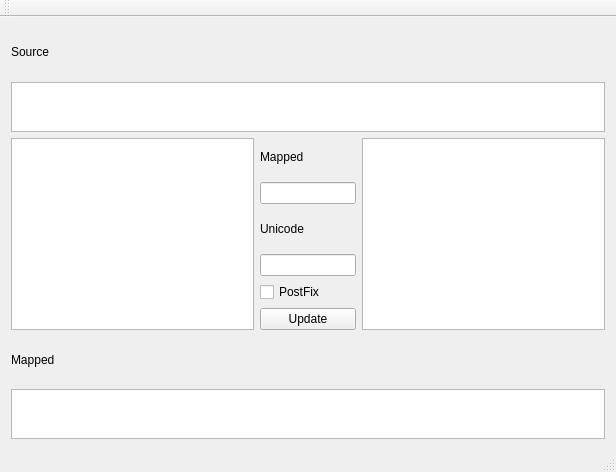
<?xml version="1.0" encoding="UTF-8"?>
<ui version="4.0">
 <class>MainWindow</class>
 <widget class="QMainWindow" name="MainWindow">
  <property name="geometry">
   <rect>
    <x>0</x>
    <y>0</y>
    <width>616</width>
    <height>472</height>
   </rect>
  </property>
  <property name="windowTitle">
   <string>MainWindow</string>
  </property>
  <property name="styleSheet">
   <string notr="true">font: 13pt &quot;Arial&quot;;ßß</string>
  </property>
  <widget class="QWidget" name="centralWidget">
   <layout class="QVBoxLayout" name="verticalLayout_4">
    <item>
     <layout class="QVBoxLayout" name="verticalLayout_3">
      <item>
       <widget class="QLabel" name="label">
        <property name="text">
         <string>Source</string>
        </property>
       </widget>
      </item>
      <item>
       <widget class="QPlainTextEdit" name="sourceTextEdit">
        <property name="sizePolicy">
         <sizepolicy hsizetype="Expanding" vsizetype="Expanding">
          <horstretch>1</horstretch>
          <verstretch>0</verstretch>
         </sizepolicy>
        </property>
        <property name="maximumSize">
         <size>
          <width>16777215</width>
          <height>50</height>
         </size>
        </property>
       </widget>
      </item>
     </layout>
    </item>
    <item>
     <layout class="QHBoxLayout" name="horizontalLayout">
      <item>
       <widget class="QListWidget" name="sourceCharsList"/>
      </item>
      <item>
       <layout class="QVBoxLayout" name="verticalLayout">
        <item>
         <widget class="QLabel" name="label_2">
          <property name="text">
           <string>Mapped</string>
          </property>
         </widget>
        </item>
        <item>
         <widget class="QLineEdit" name="mappingText"/>
        </item>
        <item>
         <widget class="QLabel" name="label_3">
          <property name="text">
           <string>Unicode</string>
          </property>
         </widget>
        </item>
        <item>
         <widget class="QLineEdit" name="mappingCode"/>
        </item>
        <item>
         <widget class="QCheckBox" name="mapAsPostFix">
          <property name="text">
           <string>PostFix</string>
          </property>
         </widget>
        </item>
        <item>
         <widget class="QPushButton" name="updateMapButton">
          <property name="text">
           <string>Update</string>
          </property>
         </widget>
        </item>
       </layout>
      </item>
      <item>
       <widget class="QListWidget" name="mappedCharsList"/>
      </item>
     </layout>
    </item>
    <item>
     <layout class="QVBoxLayout" name="verticalLayout_2">
      <item>
       <widget class="QLabel" name="label_4">
        <property name="text">
         <string>Mapped</string>
        </property>
       </widget>
      </item>
      <item>
       <widget class="QTextEdit" name="mappedText">
        <property name="maximumSize">
         <size>
          <width>16777215</width>
          <height>50</height>
         </size>
        </property>
       </widget>
      </item>
     </layout>
    </item>
   </layout>
  </widget>
  <widget class="QMenuBar" name="menuBar">
   <property name="geometry">
    <rect>
     <x>0</x>
     <y>0</y>
     <width>616</width>
     <height>22</height>
    </rect>
   </property>
  </widget>
  <widget class="QToolBar" name="mainToolBar">
   <attribute name="toolBarArea">
    <enum>TopToolBarArea</enum>
   </attribute>
   <attribute name="toolBarBreak">
    <bool>false</bool>
   </attribute>
  </widget>
  <widget class="QStatusBar" name="statusBar"/>
  <action name="actionSave">
   <property name="text">
    <string>Save</string>
   </property>
  </action>
 </widget>
 <layoutdefault spacing="6" margin="11"/>
 <resources/>
 <connections/>
</ui>
